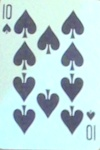
#> input picture DataSet_Creator/dataset/10_espadas/card_0019.jpg, 100 x 150 px
$ python -i opencv.py   (imports and definitions only)
#> lines starting #> are read from the running program, lines starting #| are printed output that depends on the picture; after the words box and inside, x2 and y2 are one past the last pixel; in counts of white or black regions, pixels touching at a corner belong together
#> further down, picture is the input picture: shape (150, 100, 3); mean B, G, R 217, 214.6, 186.2
import cv2
import numpy as np

class CardDetector:
    def __init__(self, debug=False, min_area=10000):
        self.debug = debug
        self.min_area = min_area

    def detect_cards_from_frame(self, frame):
        if self.debug:
            print(f"[Detector] Iniciando detecção de cartas. Frame shape: {frame.shape}")

        gray = cv2.cvtColor(frame, cv2.COLOR_BGR2GRAY)
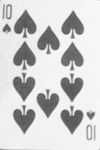
#> gray: shape (150, 100); min 78, max 250, mean 206.4
        blur = cv2.GaussianBlur(gray, (5, 5), 0)
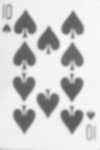
#> blur: shape (150, 100); min 88, max 249, mean 206.4
        _, thresh = cv2.threshold(blur, 127, 255, cv2.THRESH_BINARY + cv2.THRESH_OTSU)
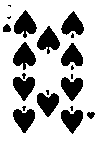
#> thresh: shape (150, 100); 75.6% white; 21 black regions (9 under 20 px), largest, box (x1, y1, x2, y2) and area: (13, 42, 36, 70) 374, (14, 10, 37, 38) 371, (37, 26, 60, 54) 361

        contours, _ = cv2.findContours(thresh, cv2.RETR_EXTERNAL, cv2.CHAIN_APPROX_SIMPLE)
#> contours = [[[0, 0], [0, 149], [99, 149], [99, 0]]]
        flatten_cards = []
        img_result = frame.copy()
        four_corners_set = []

        for cnt in contours:
            area = cv2.contourArea(cnt)
            if area > self.min_area:
                approx = cv2.approxPolyDP(cnt, 0.02 * cv2.arcLength(cnt, True), True)
                if len(approx) == 4:
                    x, y, w, h = cv2.boundingRect(approx)
                    card = frame[y:y+h, x:x+w]
                    flatten_cards.append(card)
                    four_corners_set.append(approx)
                    cv2.drawContours(img_result, [approx], -1, (0, 255, 0), 2)
                    if self.debug:
                        print(f"[Detector] Carta detectada: area={area}, bbox=({x},{y},{w},{h})")
#> this loop made 1 pass
#> (area, approx, x, y, w, h) on pass 1: (14751, [[0, 0], [0, 149], [99, 149], [99, 0]], 0, 0, 100, 150)
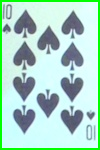
#> img_result: shape (150, 100, 3); 6.56% of pixels changed, all inside (x1, y1, x2, y2) = (0, 0, 100, 150)
#> after the loop, flatten_cards = 1 item; four_corners_set = [[[0, 0], [0, 149], [99, 149], [99, 0]]]

        if self.debug:
            print(f"[Detector] Detecção concluída. Cartas detectadas: {len(flatten_cards)}")

        return flatten_cards, img_result, four_corners_set

>>> import cv2
>>> picture = cv2.imread('../DataSet_Creator/dataset/10_espadas/card_0019.jpg')
>>> result = CardDetector().detect_cards_from_frame(picture)
